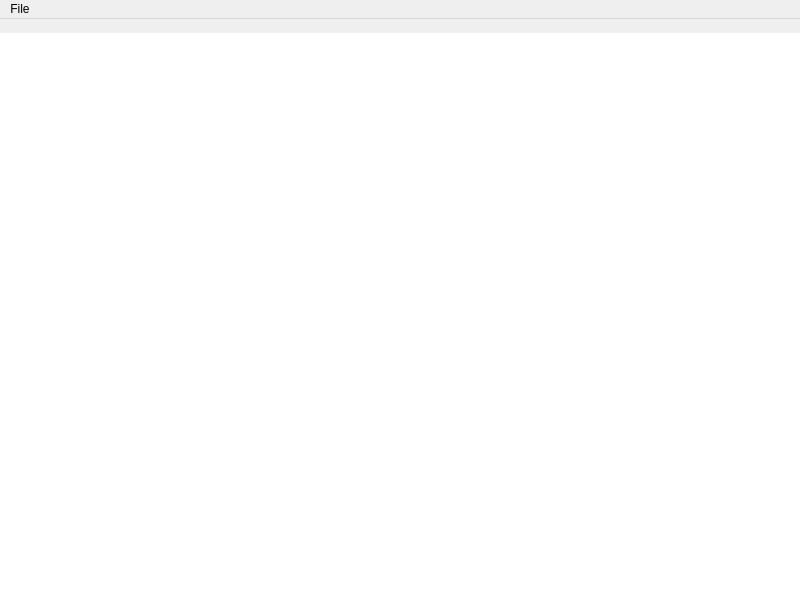
<?xml version="1.0" encoding="UTF-8"?>
<ui version="4.0">
 <class>MainWindow</class>
 <widget class="QMainWindow" name="MainWindow">
  <property name="geometry">
   <rect>
    <x>0</x>
    <y>0</y>
    <width>800</width>
    <height>600</height>
   </rect>
  </property>
  <property name="windowTitle">
   <string>MainWindow</string>
  </property>
  <property name="windowOpacity">
   <double>1.000000000000000</double>
  </property>
  <widget class="QWidget" name="centralwidget">
   <layout class="QGridLayout" name="gridLayout">
    <property name="leftMargin">
     <number>0</number>
    </property>
    <property name="topMargin">
     <number>0</number>
    </property>
    <property name="rightMargin">
     <number>0</number>
    </property>
    <property name="bottomMargin">
     <number>0</number>
    </property>
    <property name="spacing">
     <number>0</number>
    </property>
    <item row="1" column="0" alignment="Qt::AlignLeft">
     <widget class="QLabel" name="label">
      <property name="text">
       <string/>
      </property>
     </widget>
    </item>
    <item row="2" column="0">
     <widget class="QGraphicsView" name="graphicsView">
      <property name="frameShape">
       <enum>QFrame::NoFrame</enum>
      </property>
      <property name="lineWidth">
       <number>1</number>
      </property>
      <property name="verticalScrollBarPolicy">
       <enum>Qt::ScrollBarAlwaysOff</enum>
      </property>
      <property name="horizontalScrollBarPolicy">
       <enum>Qt::ScrollBarAlwaysOff</enum>
      </property>
      <property name="sizeAdjustPolicy">
       <enum>QAbstractScrollArea::AdjustToContents</enum>
      </property>
     </widget>
    </item>
   </layout>
  </widget>
  <widget class="QMenuBar" name="menubar">
   <property name="geometry">
    <rect>
     <x>0</x>
     <y>0</y>
     <width>800</width>
     <height>20</height>
    </rect>
   </property>
   <widget class="QMenu" name="menuFile">
    <property name="title">
     <string>File</string>
    </property>
    <addaction name="actionExit"/>
   </widget>
   <addaction name="menuFile"/>
  </widget>
  <action name="actionExit">
   <property name="text">
    <string>Exit</string>
   </property>
   <property name="shortcut">
    <string>Ctrl+Q</string>
   </property>
  </action>
 </widget>
 <resources/>
 <connections/>
</ui>
